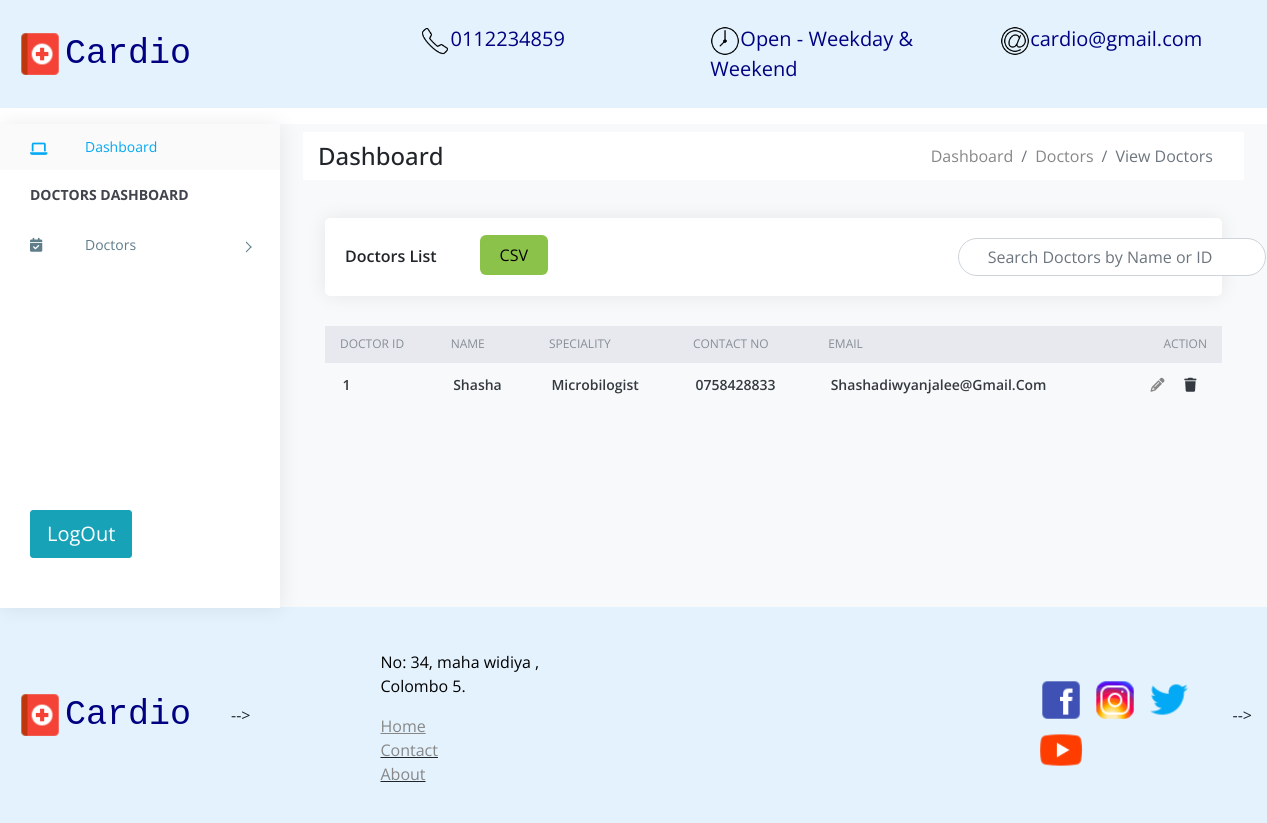
Page /doctors on the committed database.
### doctors/models.py (models this page shows, shortened)
class Doctor(models.Model):
    name = models.CharField(max_length=120)
    speciality = models.CharField(max_length=120)
    phone = models.CharField(max_length=120,null=True)
    email = models.CharField(max_length=120,null=True)

### doctors/views.py (the view)
# urls.py: path('', include('doctors.urls')),
def doctors(request):
    doctors = Doctor.objects.all()
    doctors_count = doctors.count()
    if request.method == 'GET':
        search = request.GET.get('search')
        if(search):
            doctors = Doctor.objects.filter(
                Q(name__contains = search) |
                Q(id__contains = search)
            )
    return render(request, 'doctors.html', {
        'doctors': doctors,'doctors_count':doctors_count
    })

### doctors/templates/doctors.html (shortened to what this page needs)
{% extends 'dbase/dbase.html' %}
{% block breadcrumbs %}
    <div class="breadcrumbs">
        <div class="breadcrumbs-inner p-2">
            <div class="row m-0 m-auto bg-white">
                <div class="col-sm-4 my-auto">
                    <div class="page-header float-left ">
                        <div class="page-title">
                            <h4 class="box-title">Dashboard</h4>
                        </div>
                    </div>
                </div>
                <div class="col-sm-8">
                    <div class="page-header float-right">
                        <nav aria-label="breadcrumb">
                            <ol class="breadcrumb bg-white m-0">
                                <li class="breadcrumb-item"><a href="{%url 'doctordashboard' %}">Dashboard</a></li>
                                <li class="breadcrumb-item"><a href="{%url 'doctors' %}">Doctors</a></li>
                                <li class="active breadcrumb-item">View Doctors</li>
                            </ol>
                        </nav>
                    </div>
                </div>
            </div>
        </div>
    </div>
{% endblock breadcrumbs %}
{% block content %}
    <div class="orders">
        <div class="row">
            <div class="col-xl-12">
                <div class="card">
                    <div class="card-body">
                        <div class="form-inline">
                            <h4 class="box-title">Doctors List</h4>
                            <button style="background-color: #8bc34a; border: none; width: 8%; height:40px; border-radius: 6px; margin-left: 5%; margin-top: -5px;"><a href="{% url 'doctors-report' %}" style="color: black;">CSV</a></button>
                            <form action="{% url 'doctors' %}" method="get">
                                <input name="search" class="form-control" type="text" placeholder="    Search Doctors by Name or ID" style="width: 150%; margin-left: 200%; border-radius: 25px;display: flex;">
                            </form>
                            </div>
                        </div>
                    </div>
                    <div class="card-body--">
                        <div class="table-stats order-table ov-h">
                            <table class="table ">
                                <thead>
                                    <tr>
                                        <th class="serial">Doctor ID</th>
                                        <th>Name</th>
                                        <th>Speciality</th>
                                        <th>Contact No</th>
                                        <th>Email</th>
                                        <th>Action</th>
                                    </tr>
                                </thead>
                                    {% if doctors %}
                                    {% for p in doctors %}
                                    <tr>
                                        <td class="serial">{{ p.id }}</td>
                                        <td>{{ p.name }}</td>
                                        <td>{{ p.speciality }}</td>
                                        <td>{{ p.phone }}</td>
                                        <td>{{ p.email }}</td>
                                        <td>
                                            <a href="{%url 'update-doctor' id=p.id%}"><em class="fa fa-pencil mx-2"></em></a>
                                                <a type="button" data-toggle="modal" data-target="#deleteModal{{p.id}}">
                                                    <em class="fa fa-trash mx-2"></em></a>
                                        </td>
                                    </tr>
                                    {% endfor %}
                                    {% else %}
                                        <tr><td>No Doctor Data</td></tr>
                                    {% endif %}
                            </table>
                        </div>
                    </div>
                </div>
            </div>
        </div>
    </div>
{% endblock content %}

### patients/static/assets/css/style.css (style rules this page uses)
.bg-white { background-color: #fff; }
body { display: table; font-family: "Open Sans", sans-serif; font-size: 16px; width: 100%; }
a, button { text-decoration: none; outline: none !important; color: #878787; -webkit-transition: all 0.25s ease; transition: all 0.25s ease; }
h1, h2, h3, h4, h5, h6 { margin: 0; }
ul, ol { padding-left: 0; }
.ov-h { overflow: hidden; }
.btn, button, input, textarea { -webkit-box-shadow: none; box-shadow: none; outline: 0 !important; }
.order-table { position: relative; }
.order-table:after, .order-table:before { content: ""; position: absolute; top: 0px; height: 37px; width: 10px; background: #e8e9ef; }
.order-table:after { right: -1px; }
.order-table:before { left: -1px; }
.order-table tr th { background: #e8e9ef; }
.order-table tr td:last-child, .order-table tr th:last-child { text-align: right; }
.order-table tr:last-child td { border: none; }
.card { margin-bottom: 1.875em; border-radius: 5px; padding: 0; border: 0px solid transparent; -webkit-box-shadow: 0 0 20px rgba(0, 0, 0, 0.08); box-shadow: 0 0 20px rgba(0, 0, 0, 0.08); }
.card .box-title { font-weight: 600; font-size: 1em; padding: 5px 0; }
.card .card-body { float: left; padding: 1.25em; position: relative; width: 100%; }
.card h4 { font-size: 1.1rem; }
.table-stats table th, .table-stats table td { border: none; border-bottom: 1px solid #e8e9ef; color: #868e96; font-size: 12px; font-weight: normal; padding: .75em 1.25em; text-transform: uppercase; }
.table-stats table td { color: #343a40; font-size: 14px; font-weight: 600; text-transform: capitalize; vertical-align: middle; }
@media (max-width: 1368px) { .card-body { padding: 15px; } }

### rows in the picture
Doctor: id "1", name "Shasha", speciality "Microbilogist", phone "0758428833", email "Shashadiwyanjalee@gmail.com"
